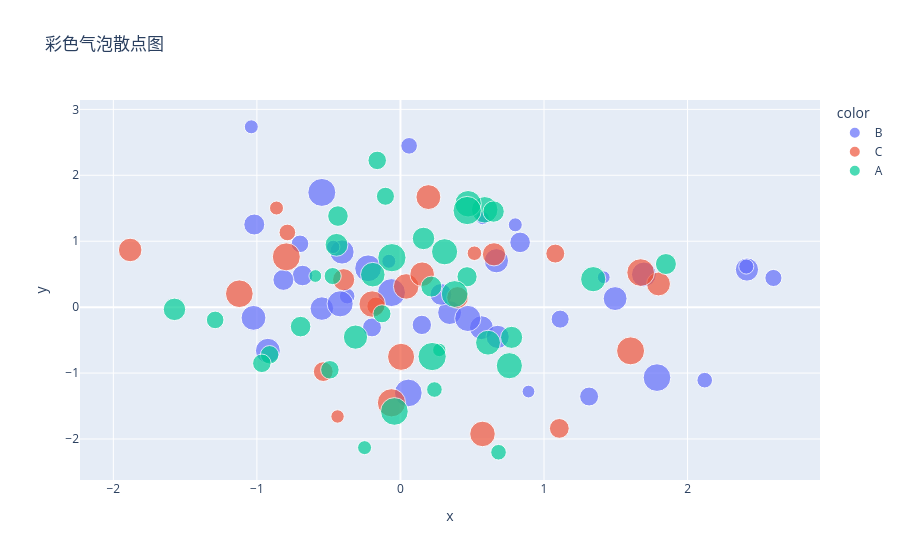

Notebook cell for this chart:
### Markdown cell above
## 3. 散点图

### Code cell
# 创建随机数据
n = 100
df = pd.DataFrame({
    'x': np.random.randn(n),
    'y': np.random.randn(n),
    'size': np.random.randint(10, 50, n),
    'color': np.random.choice(['A', 'B', 'C'], n)
})

# 使用 plotly express
fig = px.scatter(df, x='x', y='y', size='size', color='color',
                 title='彩色气泡散点图',
                 hover_data=['size'])

fig.show()

### Figure 1 — Plotly figure (JSON) as saved in the notebook; plotly's stock layout.template omitted (floating-point values rounded to 4 significant figures)
{"data": [{"customdata": [[27], [10], [36], [38], [44], [26], [12], [26], [11], [33], [47], [27], [14], [35], [35], [42], [33], [29], [47], [23], [17], [12], [38], [22], [15], [11], [48], [34], [42], [19], [20], [18], [35], [12], [48], [10], [22], [36], [38], [15]], "hovertemplate": "color=B<br>x=%{x}<br>y=%{y}<br>size=%{customdata[0]}<extra></extra>", "legendgroup": "B", "marker": {"color": "#636efa", "size": [27, 10, 36, 38, 44, 26, 12, 26, 11, 33, 47, 27, 14, 35, 35, 42, 33, 29, 47, 23, 17, 12, 38, 22, 15, 11, 48, 34, 42, 19, 20, 18, 35, 12, 48, 10, 22, 36, 38, 15], "sizemode": "area", "sizeref": 0.1225, "symbol": "circle"}, "mode": "markers", "name": "B", "orientation": "v", "showlegend": true, "type": "scatter", "x": [-1.018, 0.8919, -0.407, 1.696, -0.2253, -0.6819, -1.039, 0.8335, -0.4683, 2.414, 1.787, -0.8153, 2.409, 0.3426, 0.5642, 0.4691, 0.6772, 0.2822, 0.0548, 0.1489, 0.06042, -0.08118, -1.024, -0.1981, -0.371, 0.5725, -0.06241, -0.5475, -0.4201, -0.6998, 1.112, 2.598, 1.495, 0.7999, -0.5476, 1.416, 1.314, 0.6685, -0.9236, 2.119], "xaxis": "x", "y": [1.253, -1.28, 0.8364, 0.4957, 0.5893, 0.4796, 2.735, 0.9823, 0.9133, 0.5703, -1.069, 0.4132, 0.6156, -0.08243, -0.3118, -0.1715, -0.451, 0.1934, -1.301, -0.2694, 2.447, 0.6955, -0.1626, -0.3076, 0.1672, 1.352, 0.2208, -0.02196, 0.05046, 0.9602, -0.1819, 0.4424, 0.1299, 1.248, 1.74, 0.4532, -1.356, 0.7038, -0.6615, -1.108], "yaxis": "y"}, {"customdata": [[20], [11], [22], [38], [43], [12], [24], [24], [13], [48], [35], [40], [29], [33], [17], [37], [40], [49], [47], [47], [45], [34], [30], [48]], "hovertemplate": "color=C<br>x=%{x}<br>y=%{y}<br>size=%{customdata[0]}<extra></extra>", "legendgroup": "C", "marker": {"color": "#EF553B", "size": [20, 11, 22, 38, 43, 12, 24, 24, 13, 48, 35, 40, 29, 33, 17, 37, 40, 49, 47, 47, 45, 34, 30, 48], "sizemode": "area", "sizeref": 0.1225, "symbol": "circle"}, "mode": "markers", "name": "C", "orientation": "v", "showlegend": true, "type": "scatter", "x": [-0.1708, -0.4381, 1.079, 0.1947, -0.1968, -0.8633, -0.5377, 1.107, 0.5152, 1.603, 1.797, 0.03992, 0.3977, 0.6516, -0.7878, 0.1511, 0.5715, -0.06242, -1.122, 1.673, 0.004481, -1.883, -0.3956, -0.7951], "xaxis": "x", "y": [0.01576, -1.658, 0.8122, 1.669, 0.04667, 1.503, -0.978, -1.84, 0.8178, -0.6632, 0.3515, 0.3141, 0.1465, 0.8011, 1.133, 0.4996, -1.923, -1.451, 0.2032, 0.5242, -0.754, 0.8673, 0.4162, 0.7628], "yaxis": "y"}, {"customdata": [[26], [21], [43], [38], [21], [18], [28], [26], [15], [30], [42], [25], [20], [27], [10], [21], [47], [43], [11], [49], [31], [20], [15], [32], [49], [39], [31], [36], [12], [19], [27], [37], [42], [49], [44], [21]], "hovertemplate": "color=A<br>x=%{x}<br>y=%{y}<br>size=%{customdata[0]}<extra></extra>", "legendgroup": "A", "marker": {"color": "#00cc96", "size": [26, 21, 43, 38, 21, 18, 28, 26, 15, 30, 42, 25, 20, 27, 10, 21, 47, 43, 11, 49, 31, 20, 15, 32, 49, 39, 31, 36, 12, 19, 27, 37, 42, 49, 44, 21], "sizemode": "area", "sizeref": 0.1225, "symbol": "circle"}, "mode": "markers", "name": "A", "orientation": "v", "showlegend": true, "type": "scatter", "x": [-0.4352, -0.9114, 0.5869, 0.61, -0.9655, -0.472, 0.6488, -0.6956, 0.2367, 0.7743, 0.7586, 0.464, -0.1046, 0.2154, -0.5929, -0.1618, -0.04204, 0.4713, 0.2708, 0.2208, -1.574, -0.1286, 0.6832, -0.4453, -0.05958, 1.343, 0.1605, -0.3132, -0.2499, -1.291, 1.849, -0.1926, 0.3075, 0.4648, 0.3778, -0.4915], "xaxis": "x", "y": [1.381, -0.723, 1.476, -0.5392, -0.852, 0.4714, 1.45, -0.2956, -1.25, -0.4586, -0.8884, 0.4606, 1.682, 0.3114, 0.4722, 2.226, -1.582, 1.568, -0.6497, -0.7496, -0.03364, -0.101, -2.201, 0.9448, 0.75, 0.4243, 1.042, -0.4548, -2.131, -0.1939, 0.6537, 0.4926, 0.84, 1.465, 0.1995, -0.9504], "yaxis": "y"}], "layout": {"legend": {"itemsizing": "constant", "title": {"text": "color"}, "tracegroupgap": 0}, "title": {"text": "彩色气泡散点图"}, "xaxis": {"anchor": "y", "domain": [0, 1], "title": {"text": "x"}}, "yaxis": {"anchor": "x", "domain": [0, 1], "title": {"text": "y"}}}}
